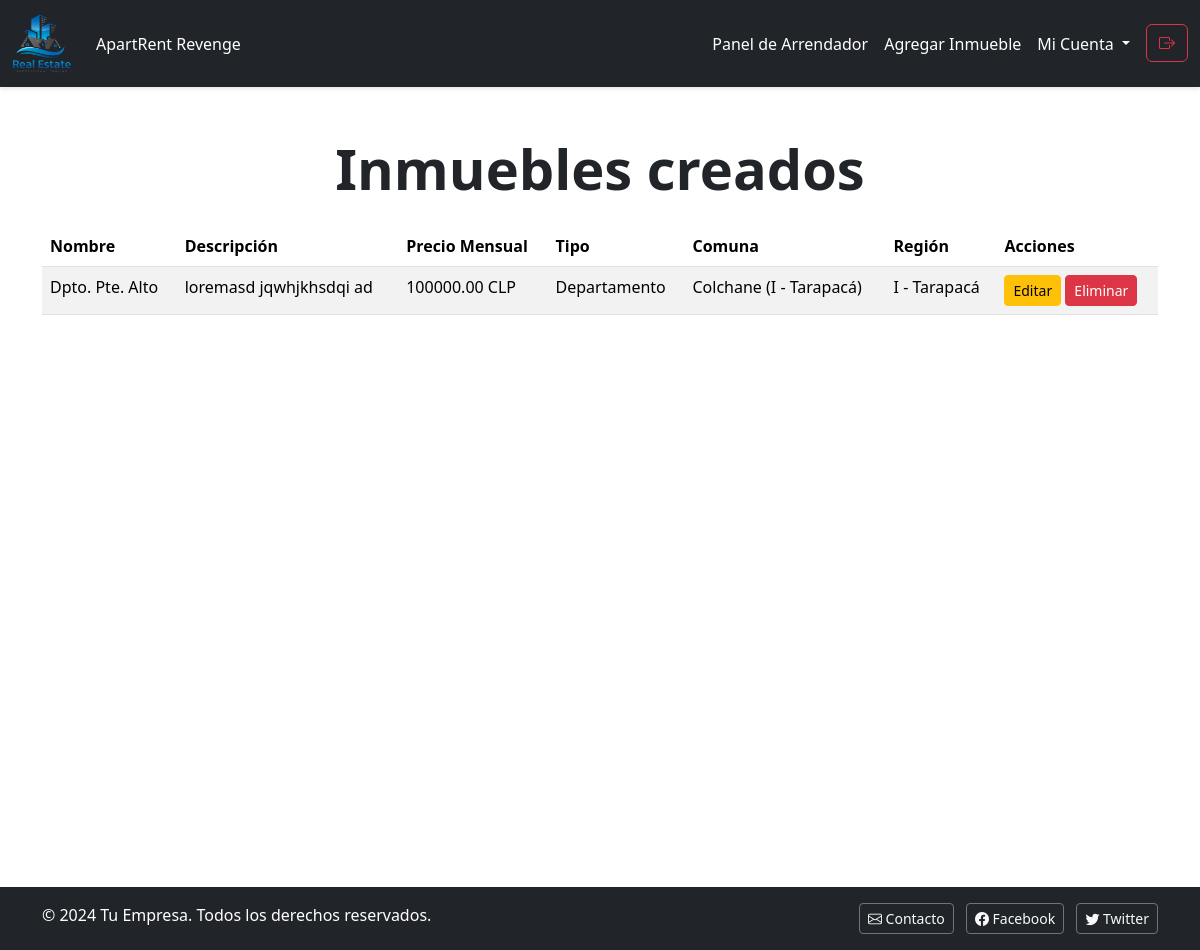
The app's page /arrendadores/ (signed in) with its own data.
### aptrent/models.py (models this page shows, shortened)
class Inmueble(models.Model):
    TIPO_INMUEBLE_CHOICES = (
        ('casa', 'Casa'),
        ('departamento', 'Departamento'),
        ('oficina', 'Oficina'),
    )
    nombre = models.CharField(max_length=200)
    descripcion = models.TextField()
    m2_construidos = models.FloatField()
    m2_totales = models.FloatField()
    estacionamientos = models.IntegerField()
    habitaciones = models.IntegerField()
    banos = models.IntegerField()
    direccion = models.CharField(max_length=200)
    comuna = models.ForeignKey('Comuna', on_delete=models.CASCADE, blank=True, null=True)  # Relación con Comuna
    region = models.ForeignKey('Region', on_delete=models.CASCADE, blank=True, null=True)  # Relación con Region
    tipo_inmueble = models.CharField(max_length=50, choices=TIPO_INMUEBLE_CHOICES)
    precio_mensual = models.DecimalField(max_digits=10, decimal_places=2)
    propietario = models.ForeignKey('auth.User', on_delete=models.CASCADE)

class Comuna(models.Model):
    nombre = models.CharField(max_length=100)       # Ejemplo: "Providencia"
    region = models.ForeignKey('Region', on_delete=models.CASCADE)  # Relación con Region
    def __str__(self):
        return f"{self.nombre} ({self.region})"

class Region(models.Model):
    numero_romano = models.CharField(max_length=10, unique=True)  # Ejemplo: "XIII"
    nombre = models.CharField(max_length=100, unique=True)       # Ejemplo: "Metropolitana de Santiago"
    def __str__(self):
        return f"{self.numero_romano} - {self.nombre}"

### aptrent/decorators.py (the view)
        def _wrapped_view(request, *args, **kwargs):
            if not request.user.is_authenticated:
                messages.error(request, "Debes iniciar sesión para acceder a esta página.")
                return redirect('index')  # Redirigir al inicio
            try:
                user_profile = UserProfile.objects.get(user=request.user)
            except UserProfile.DoesNotExist:
                messages.error(request, "No se encontró un perfil asociado a este usuario.")
                return redirect('index')  # Redirigir al inicio
            if user_profile.user_type != user_type:
                messages.error(request, "No tienes permiso para acceder a esta página.")
                return redirect('index')  # Redirigir al inicio
            return view_func(request, *args, **kwargs)

### aptrent/views.py (called while the page is built)
@login_required
@check_user_type('arrendador')
def arrendadores_view(request):
    user = request.user
    inmuebles = Inmueble.objects.filter(propietario=user)
    return render(request, 'aptrent/arrendadores.html', {'inmuebles': inmuebles})

### aptrent/templates/aptrent/arrendadores.html
{% extends 'aptrent/layout/base.html' %}
{% load static %}
{% block content %}
    {% include 'aptrent/inmuebles/lista_inmuebles.html' %}
{% endblock %}

### aptrent/templates/aptrent/inmuebles/lista_inmuebles.html (shortened to what this page needs)
{% load static %}
{% block content %}
    {% if user.userprofile.user_type == 'arrendador' %}
    <div class="container w-90 my-5">
        <h2 class="text-center display-4 fw-bold mb-4">Inmuebles creados</h2>
        <table class="table table-striped">
            <thead>
                <tr>
                    <th>Nombre</th>
                    <th>Descripción</th>
                    <th>Precio Mensual</th>
                    <th>Tipo</th>
                    <th>Comuna</th>
                    <th>Región</th>
                    <th>Acciones</th>
                </tr>
            </thead>
            <tbody>
                {% for inmueble in inmuebles %}
                <tr>
                    <td>{{ inmueble.nombre }}</td>
                    <td>{{ inmueble.descripcion }}</td>
                    <td>{{ inmueble.precio_mensual }} CLP</td>
                    <td>{{ inmueble.get_tipo_inmueble_display }}</td>
                    <td>{{ inmueble.comuna }}</td>
                    <td>{{ inmueble.region }}</td>
                    <td>
                        <a href="{% url 'editar_inmueble' inmueble.id %}" class="btn btn-warning btn-sm">Editar</a>
                        <button class="btn btn-danger btn-sm" data-bs-toggle="modal" data-bs-target="#deleteModal-{{ inmueble.id }}">
                            Eliminar
                        </button>
                    </td>
                </tr>
                {% empty %}
                <tr>
                    <td colspan="7" class="text-center">No hay inmuebles disponibles.</td>
                </tr>
                {% endfor %}
            </tbody>
        </table>
    </div>
    {% endif %}
{% endblock %}

### aptrent/static/css/styles.css (style rules this page uses)
html, body { height: 100%; margin: 0; font-family: 'Arial', sans-serif; }
.container { max-width: 1200px; margin: 0 auto; }

### records on screen
Inmueble: nombre "Dpto. Pte. Alto", descripcion "loremasd jqwhjkhsdqi ad", precio_mensual "100000.00", tipo_inmueble "Departamento", comuna "Colchane (I - Tarapacá)", region "I - Tarapacá"
